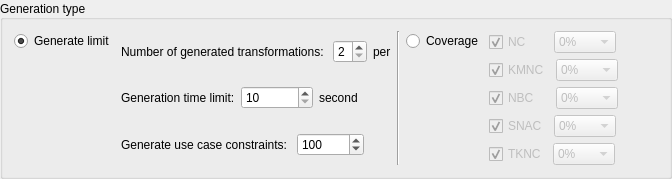
                   <widget class="QGroupBox" name="groupBox">
                    <property name="title">
                     <string>Generation type</string>
                    </property>
                    <property name="alignment">
                     <set>Qt::AlignLeading|Qt::AlignLeft|Qt::AlignVCenter</set>
                    </property>
                    <layout class="QHBoxLayout" name="horizontalLayout_37" stretch="0,1,0,0,1">
                     <item>
                      <layout class="QVBoxLayout" name="verticalLayout_15" stretch="0,0">
                       <item>
                        <widget class="QRadioButton" name="gen_radioButton">
                         <property name="sizePolicy">
                          <sizepolicy hsizetype="Minimum" vsizetype="Fixed">
                           <horstretch>0</horstretch>
                           <verstretch>0</verstretch>
                          </sizepolicy>
                         </property>
                         <property name="text">
                          <string>Generate limit</string>
                         </property>
                         <property name="checked">
                          <bool>true</bool>
                         </property>
                        </widget>
                       </item>
                       <item>
                        <spacer name="verticalSpacer_4">
                         <property name="orientation">
                          <enum>Qt::Vertical</enum>
                         </property>
                         <property name="sizeHint" stdset="0">
                          <size>
                           <width>20</width>
                           <height>35</height>
                          </size>
                         </property>
                        </spacer>
                       </item>
                      </layout>
                     </item>
                     <item>
                      <layout class="QVBoxLayout" name="verticalLayout_28">
                       <item>
                        <layout class="QHBoxLayout" name="horizontalLayout_75">
                         <item>
                          <widget class="QLabel" name="label_36">
                           <property name="text">
                            <string>Number of generated transformations: </string>
                           </property>
                          </widget>
                         </item>
                         <item>
                          <widget class="QSpinBox" name="changeSpinBox_2">
                           <property name="enabled">
                            <bool>true</bool>
                           </property>
                           <property name="minimum">
                            <number>2</number>
                           </property>
                           <property name="maximum">
                            <number>5</number>
                           </property>
                           <property name="value">
                            <number>2</number>
                           </property>
                          </widget>
                         </item>
                         <item>
                          <widget class="QLabel" name="label_37">
                           <property name="text">
                            <string>per</string>
                           </property>
                          </widget>
                         </item>
                        </layout>
                       </item>
                       <item>
                        <layout class="QHBoxLayout" name="horizontalLayout_76">
                         <item>
                          <widget class="QLabel" name="label_38">
                           <property name="text">
                            <string>Generation time limit:</string>
                           </property>
                          </widget>
                         </item>
                         <item>
                          <widget class="QSpinBox" name="timeSpinBox_2">
                           <property name="minimum">
                            <number>10</number>
                           </property>
                           <property name="maximum">
                            <number>50000</number>
                           </property>
                          </widget>
                         </item>
                         <item>
                          <widget class="QLabel" name="label_39">
                           <property name="text">
                            <string>second</string>
                           </property>
                          </widget>
                         </item>
                        </layout>
                       </item>
                       <item>
                        <layout class="QHBoxLayout" name="horizontalLayout_77">
                         <item>
                          <widget class="QLabel" name="label_41">
                           <property name="text">
                            <string>Generate use case constraints: </string>
                           </property>
                          </widget>
                         </item>
                         <item>
                          <widget class="QSpinBox" name="numSpinBox_2">
                           <property name="minimum">
                            <number>10</number>
                           </property>
                           <property name="maximum">
                            <number>1000000</number>
                           </property>
                           <property name="value">
                            <number>100</number>
                           </property>
                          </widget>
                         </item>
                         <item>
                          <widget class="QLabel" name="label_42">
                           <property name="text">
                            <string/>
                           </property>
                          </widget>
                         </item>
                        </layout>
                       </item>
                      </layout>
                     </item>
                     <item>
                      <widget class="Line" name="line_4">
                       <property name="orientation">
                        <enum>Qt::Vertical</enum>
                       </property>
                      </widget>
                     </item>
                     <item>
                      <layout class="QVBoxLayout" name="verticalLayout_22">
                       <item>
                        <widget class="QRadioButton" name="cover_radioButton">
                         <property name="text">
                          <string>Coverage</string>
                         </property>
                         <property name="checked">
                          <bool>false</bool>
                         </property>
                        </widget>
                       </item>
                       <item>
                        <spacer name="verticalSpacer_5">
                         <property name="orientation">
                          <enum>Qt::Vertical</enum>
                         </property>
                         <property name="sizeHint" stdset="0">
                          <size>
                           <width>20</width>
                           <height>40</height>
                          </size>
                         </property>
                        </spacer>
                       </item>
                      </layout>
                     </item>
                     <item>
                      <layout class="QVBoxLayout" name="verticalLayout_8">
                       <item>
                        <layout class="QHBoxLayout" name="horizontalLayout_15" stretch="0,1,1">
                         <item>
                          <widget class="QCheckBox" name="NC_checkBox_2">
                           <property name="enabled">
                            <bool>false</bool>
                           </property>
                           <property name="text">
                            <string>NC     </string>
                           </property>
                           <property name="checked">
                            <bool>true</bool>
                           </property>
                          </widget>
                         </item>
                         <item>
                          <widget class="QComboBox" name="NC_comboBox">
                           <property name="enabled">
                            <bool>false</bool>
                           </property>
                           <item>
                            <property name="text">
                             <string>0%</string>
                            </property>
                           </item>
                           <item>
                            <property name="text">
                             <string>10%</string>
                            </property>
                           </item>
                           <item>
                            <property name="text">
                             <string>20%</string>
                            </property>
                           </item>
                           <item>
                            <property name="text">
                             <string>30%</string>
                            </property>
                           </item>
                           <item>
                            <property name="text">
                             <string>40%</string>
                            </property>
                           </item>
                           <item>
                            <property name="text">
                             <string>50%</string>
                            </property>
                           </item>
                           <item>
                            <property name="text">
                             <string>60%</string>
                            </property>
                           </item>
                           <item>
                            <property name="text">
                             <string>70%</string>
                            </property>
                           </item>
                           <item>
                            <property name="text">
                             <string>80%</string>
                            </property>
                           </item>
                           <item>
                            <property name="text">
                             <string>90%</string>
                            </property>
                           </item>
                           <item>
                            <property name="text">
                             <string>100%</string>
                            </property>
                           </item>
                          </widget>
                         </item>
                         <item>
                          <spacer name="horizontalSpacer_8">
                           <property name="orientation">
                            <enum>Qt::Horizontal</enum>
                           </property>
                           <property name="sizeHint" stdset="0">
                            <size>
                             <width>40</width>
                             <height>20</height>
                            </size>
                           </property>
                          </spacer>
                         </item>
                        </layout>
                       </item>
                       <item>
                        <layout class="QHBoxLayout" name="horizontalLayout_19" stretch="0,1,1">
                         <item>
                          <widget class="QCheckBox" name="KMNC_checkBox_2">
                           <property name="enabled">
                            <bool>false</bool>
                           </property>
                           <property name="text">
                            <string>KMNC</string>
                           </property>
                           <property name="checked">
                            <bool>true</bool>
                           </property>
                          </widget>
                         </item>
                         <item>
                          <widget class="QComboBox" name="KMNC_comboBox">
                           <property name="enabled">
                            <bool>false</bool>
                           </property>
                           <item>
                            <property name="text">
                             <string>0%</string>
                            </property>
                           </item>
                           <item>
                            <property name="text">
                             <string>10%</string>
                            </property>
                           </item>
                           <item>
                            <property name="text">
                             <string>20%</string>
                            </property>
                           </item>
                           <item>
                            <property name="text">
                             <string>30%</string>
                            </property>
                           </item>
                           <item>
                            <property name="text">
                             <string>40%</string>
                            </property>
                           </item>
                           <item>
                            <property name="text">
                             <string>50%</string>
                            </property>
                           </item>
                           <item>
                            <property name="text">
                             <string>60%</string>
                            </property>
                           </item>
                           <item>
                            <property name="text">
                             <string>70%</string>
                            </property>
                           </item>
                           <item>
                            <property name="text">
                             <string>80%</string>
                            </property>
                           </item>
                           <item>
                            <property name="text">
                             <string>90%</string>
                            </property>
                           </item>
                           <item>
                            <property name="text">
                             <string>100%</string>
                            </property>
                           </item>
                          </widget>
                         </item>
                         <item>
                          <spacer name="horizontalSpacer_13">
                           <property name="orientation">
                            <enum>Qt::Horizontal</enum>
                           </property>
                           <property name="sizeHint" stdset="0">
                            <size>
                             <width>40</width>
                             <height>20</height>
                            </size>
                           </property>
                          </spacer>
                         </item>
                        </layout>
                       </item>
                       <item>
                        <layout class="QHBoxLayout" name="horizontalLayout_20" stretch="0,1,1">
                         <item>
                          <widget class="QCheckBox" name="NBC_checkBox_2">
                           <property name="enabled">
                            <bool>false</bool>
                           </property>
                           <property name="text">
                            <string>NBC   </string>
                           </property>
                           <property name="checked">
                            <bool>true</bool>
                           </property>
                          </widget>
                         </item>
                         <item>
                          <widget class="QComboBox" name="NBC_comboBox">
                           <property name="enabled">
                            <bool>false</bool>
                           </property>
                           <item>
                            <property name="text">
                             <string>0%</string>
                            </property>
                           </item>
                           <item>
                            <property name="text">
                             <string>10%</string>
                            </property>
                           </item>
                           <item>
                            <property name="text">
                             <string>20%</string>
                            </property>
                           </item>
                           <item>
                            <property name="text">
                             <string>30%</string>
                            </property>
                           </item>
                           <item>
                            <property name="text">
                             <string>40%</string>
                            </property>
                           </item>
                           <item>
                            <property name="text">
                             <string>50%</string>
                            </property>
                           </item>
                           <item>
                            <property name="text">
                             <string>60%</string>
                            </property>
                           </item>
                           <item>
                            <property name="text">
                             <string>70%</string>
                            </property>
                           </item>
                           <item>
                            <property name="text">
                             <string>80%</string>
                            </property>
                           </item>
                           <item>
                            <property name="text">
                             <string>90%</string>
                            </property>
                           </item>
                           <item>
                            <property name="text">
                             <string>100%</string>
                            </property>
                           </item>
                          </widget>
                         </item>
                         <item>
                          <spacer name="horizontalSpacer_15">
                           <property name="orientation">
                            <enum>Qt::Horizontal</enum>
                           </property>
                           <property name="sizeHint" stdset="0">
                            <size>
                             <width>40</width>
                             <height>20</height>
                            </size>
                           </property>
                          </spacer>
                         </item>
                        </layout>
                       </item>
                       <item>
                        <layout class="QHBoxLayout" name="horizontalLayout_24" stretch="0,1,1">
                         <item>
                          <widget class="QCheckBox" name="SNAC_checkBox_2">
                           <property name="enabled">
                            <bool>false</bool>
                           </property>
                           <property name="text">
                            <string>SNAC</string>
                           </property>
                           <property name="checked">
                            <bool>true</bool>
                           </property>
                          </widget>
                         </item>
                         <item>
                          <widget class="QComboBox" name="SNAC_comboBox">
                           <property name="enabled">
                            <bool>false</bool>
                           </property>
                           <item>
                            <property name="text">
                             <string>0%</string>
                            </property>
                           </item>
                           <item>
                            <property name="text">
                             <string>10%</string>
                            </property>
                           </item>
                           <item>
                            <property name="text">
                             <string>20%</string>
                            </property>
                           </item>
                           <item>
                            <property name="text">
                             <string>30%</string>
                            </property>
                           </item>
                           <item>
                            <property name="text">
                             <string>40%</string>
                            </property>
                           </item>
                           <item>
                            <property name="text">
                             <string>50%</string>
                            </property>
                           </item>
                           <item>
                            <property name="text">
                             <string>60%</string>
                            </property>
                           </item>
                           <item>
                            <property name="text">
                             <string>70%</string>
                            </property>
                           </item>
                           <item>
                            <property name="text">
                             <string>80%</string>
                            </property>
                           </item>
                           <item>
                            <property name="text">
                             <string>90%</string>
                            </property>
                           </item>
                           <item>
                            <property name="text">
                             <string>100%</string>
                            </property>
                           </item>
                          </widget>
                         </item>
                         <item>
                          <spacer name="horizontalSpacer_16">
                           <property name="orientation">
                            <enum>Qt::Horizontal</enum>
                           </property>
                           <property name="sizeHint" stdset="0">
                            <size>
                             <width>40</width>
                             <height>20</height>
                            </size>
                           </property>
                          </spacer>
                         </item>
                        </layout>
                       </item>
                       <item>
                        <layout class="QHBoxLayout" name="horizontalLayout_25" stretch="0,1,1">
                         <item>
                          <widget class="QCheckBox" name="TKNC_checkBox_2">
                           <property name="enabled">
                            <bool>false</bool>
                           </property>
                           <property name="text">
                            <string>TKNC</string>
                           </property>
                           <property name="checked">
                            <bool>true</bool>
                           </property>
                          </widget>
                         </item>
                         <item>
                          <widget class="QComboBox" name="TKNC_comboBox">
                           <property name="enabled">
                            <bool>false</bool>
                           </property>
                           <item>
                            <property name="text">
                             <string>0%</string>
                            </property>
                           </item>
                           <item>
                            <property name="text">
                             <string>10%</string>
                            </property>
                           </item>
                           <item>
                            <property name="text">
                             <string>20%</string>
                            </property>
                           </item>
                           <item>
                            <property name="text">
                             <string>30%</string>
                            </property>
                           </item>
                           <item>
                            <property name="text">
                             <string>40%</string>
                            </property>
                           </item>
                           <item>
                            <property name="text">
                             <string>50%</string>
                            </property>
                           </item>
                           <item>
                            <property name="text">
                             <string>60%</string>
                            </property>
                           </item>
                           <item>
                            <property name="text">
                             <string>70%</string>
                            </property>
                           </item>
                           <item>
                            <property name="text">
                             <string>80%</string>
                            </property>
                           </item>
                           <item>
                            <property name="text">
                             <string>90%</string>
                            </property>
                           </item>
                           <item>
                            <property name="text">
                             <string>100%</string>
                            </property>
                           </item>
                          </widget>
                         </item>
                         <item>
                          <spacer name="horizontalSpacer_17">
                           <property name="orientation">
                            <enum>Qt::Horizontal</enum>
                           </property>
                           <property name="sizeHint" stdset="0">
                            <size>
                             <width>40</width>
                             <height>20</height>
                            </size>
                           </property>
                          </spacer>
                         </item>
                        </layout>
                       </item>
                      </layout>
                     </item>
                    </layout>
                   </widget>
